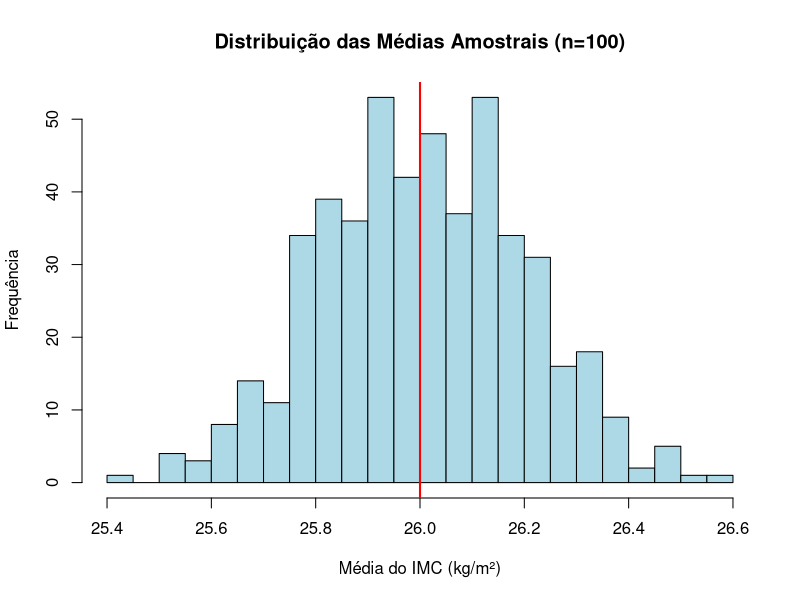
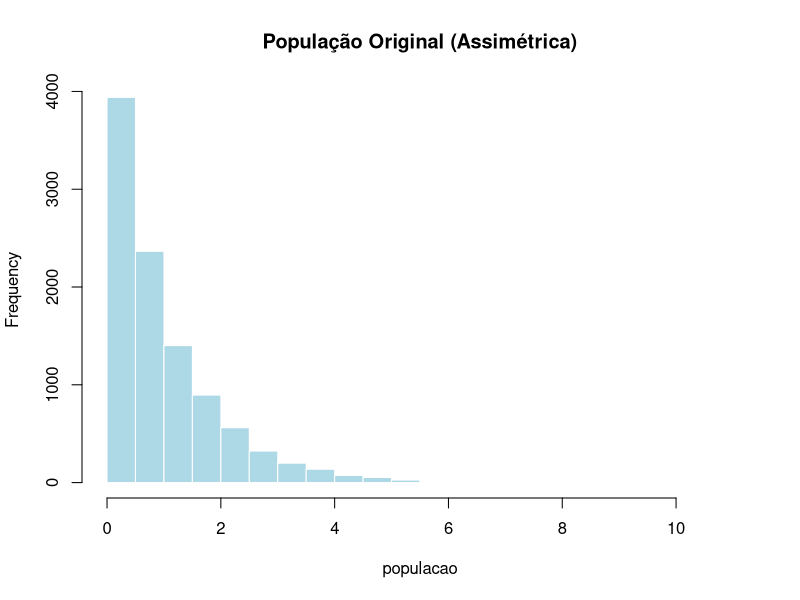
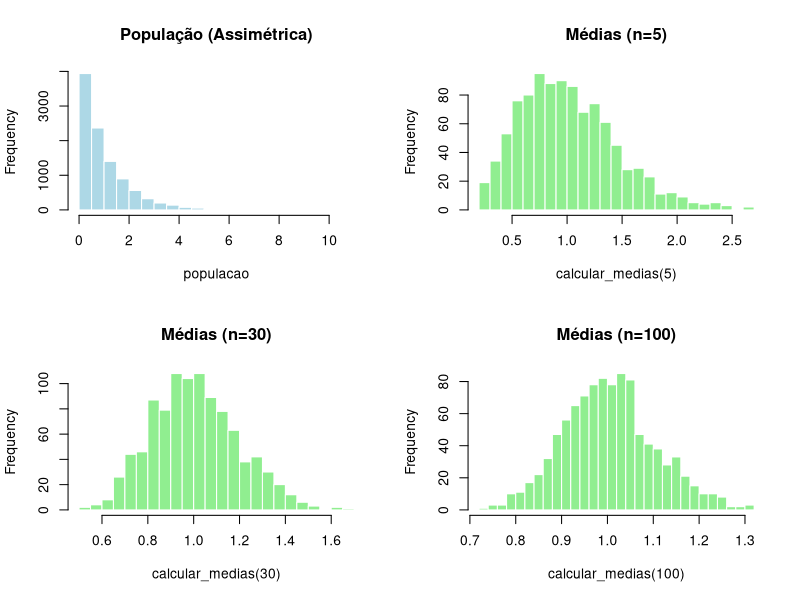
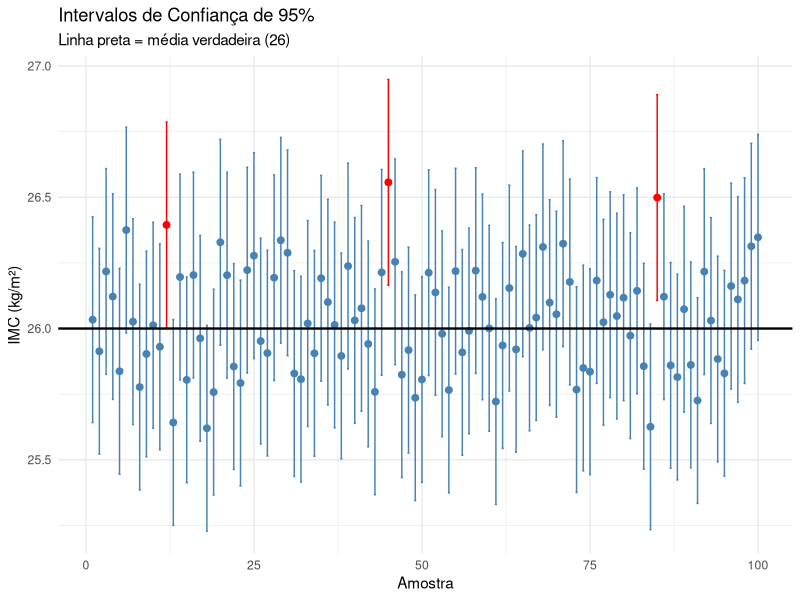

R code for these plots, in order:
# Declara pacote tidyverse e define semente para replicar testes do material.
library(tidyverse)
set.seed(123456)

# 1.1 Simulação inicial
# Parâmetros 
media_populacional <- 26    # Média do IMC na população
desvio_populacional <- 2    # Desvio-padrão do IMC

# Inferência 
K <- 500   # Número de amostras
n <- 100   # Quantidade de pessoas por amostra

# Gera 500 amostras e calcula a média de cada uma
# rnorm() = Gera valores utilizando os parâmetros para simular o IMC 
# mean() = Calcula a média dos valores gerados
# replicate() = Replica o processo K vezes, retorna um vetor de K elementos
medias_amostrais <- replicate(K, mean(rnorm(n, media_populacional, desvio_populacional)))

# Histograma dos resultados. Apresenta distribuição normal, com acentuamento
# no centro próximo à média. É uma demonstração do Teorema Central do Limite.
hist(medias_amostrais,
     col = "lightblue",
     main = "Distribuição das Médias Amostrais (n=100)",
     xlab = "Média do IMC (kg/m²)",
     ylab = "Frequência",
     breaks = 30) 

# Linha abscissa na média verdadeira (26)
abline(v = media_populacional, col = "red", lwd = 2)

# 1.2 Validação estatística
# Média das K amostras
mean(medias_amostrais)

# Desvio-padrão das médias amostrais (ERRO PADRÃO)
sd(medias_amostrais)

# Erro Padrão a partir da fórmula matemática: ]
# SE = SD / n**(1/2) == desvio_populacional / raiz quadrada de n
desvio_populacional / sqrt(n)

# 2.1 Amostras pequenas
# Semente para gerar valores de uma população não-normal (assimétrica)
set.seed(42)

# Criar uma população com distribuição exponencial (assimétrica)
# rexp() gera números dessa forma
populacao <- rexp(10000, rate = 1)

# Gráfico mostrando a assimetria gerada, isso é representado pela cauda 
# longa em direção a direita
hist(populacao, breaks = 30, main = "População Original (Assimétrica)", 
     col = "lightblue", border = "white")

# Função criada para calcular médias amostrais. Ao receber uma amostra de 
# tamanho 'tam_amostra', a função calcula 'n_amostras' 
# vezes a média dessa amostra 
calcular_medias <- function(tam_amostra, n_amostras = 1000) {
  replicate(n_amostras, mean(sample(populacao, tam_amostra)))
}

# 3.1 Comparação entre diferentes tipos e tamanhos de amostras:

# Função par() divide a tela dos plots de acordo com o vetor passado como
# parâmetro. Nesse caso, foi dividida em 4 partes (2 linhas x 2 colunas)
par(mfrow = c(2, 2))

# Gráfico 1: A população original (assimétrica)
# Gráfico 2: Médias de amostras com n=5 (muito pequeno), continua assimétrico
# Gráfico 3: Médias de amostras com n=30, normaliza a distribuição
# Gráfico 4: Médias de amostras com n=100, distribuição praticamente normal
hist(populacao, breaks = 30, main = "População (Assimétrica)", 
     col = "lightblue", border = "white")
hist(calcular_medias(5), breaks = 30, main = "Médias (n=5)", 
     col = "lightgreen", border = "white")
hist(calcular_medias(30), breaks = 30, main = "Médias (n=30)", 
     col = "lightgreen", border = "white")
hist(calcular_medias(100), breaks = 30, main = "Médias (n=100)", 
     col = "lightgreen", border = "white")

# Restaura o comportamento original da tela dos plots
par(mfrow = c(1, 1))

# 4.1 Atividade sugerida no tópico 2: Calcule intervalos de confiança para 500
# amostras e visualizar quais contêm a média verdadeira. Espera-se em torno
# de 95% dos ICs em 95% capturam o parâmetro.
quantil_normal <- qnorm(0.975)
quantil_normal

# Erro padrão aproveitando a fórmula utilizada na sessão 1.2 do código
erro_padrao <- desvio_populacional / sqrt(n)
erro_padrao

# Fórmula do IC: média ± z * erro_padrão

# Estrutura de dados contendo todas as informações necessárias para 
# visualização do conteúdo. O parâmetro 'contem_media' checa se o intervalo
# de confiança contêm a média populacional
df_ic <- tibble(
  amostra = 1:K,
  media = medias_amostrais,
  limite_inferior = media - quantil_normal * erro_padrao,
  limite_superior = media + quantil_normal * erro_padrao,
  contem_media = limite_inferior < media_populacional 
                 & limite_superior > media_populacional
)

# Contagem de quantos ICs contêm a média (TRUE) e quais não contêm (FALSE)
table(df_ic$contem_media)

# Proporção de ICs que contêm a média. Espera-se em torno dos 95~96:
mean(df_ic$contem_media)

# Visualização dos primeiros 100 intervalos de confiança
# ICs em azul contêm a média, enquanto os em vermelho não
df_ic %>%
  slice(1:100) %>%                                       # Pegar apenas os 100 primeiros
  ggplot(aes(x = amostra, y = media, color = contem_media)) +
  geom_point(size = 2) +                                 # Ponto = média amostral
  geom_errorbar(aes(ymin = limite_inferior, ymax = limite_superior), width = 0.3) + # Barras = IC
  geom_hline(yintercept = media_populacional, color = "black", linewidth = 0.8) +  # Linha = média verdadeira
  scale_color_manual(values = c("TRUE" = "steelblue", "FALSE" = "red")) +
  labs(title = "Intervalos de Confiança de 95%",
       subtitle = "Linha preta = média verdadeira (26)",
       x = "Amostra", 
       y = "IMC (kg/m²)") +
  theme_minimal() +
  theme(legend.position = "none")
